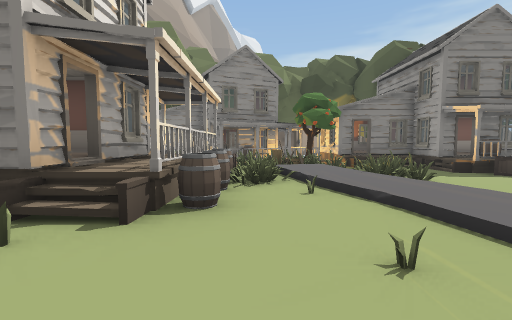
[1] (above)

24 first-person views from a walk through a scene from a Unity 3-D project. The camera is 1.3 m above the floor, tilts 4° down and sees 90° across. The floor is counted in squares, 2 m on a side. Each view is taken from the middle of a square. On the plan, view 1 faces up. The plan holds only what a view shows up to about 9 squares ahead; the rest is blank. The place goes on beyond the plan. The player is left out. Door leaves are left out, so doorways stand open.

[2]
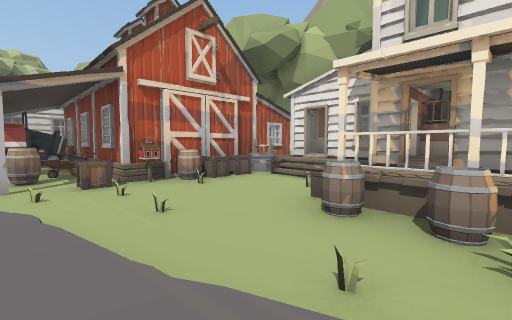

[3]
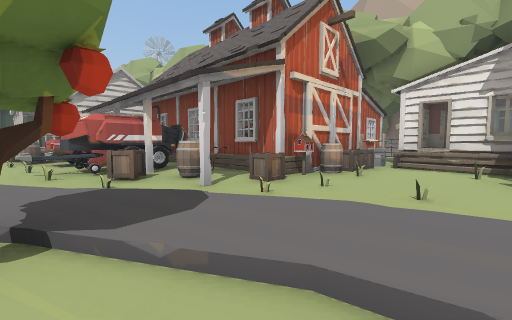

[4]
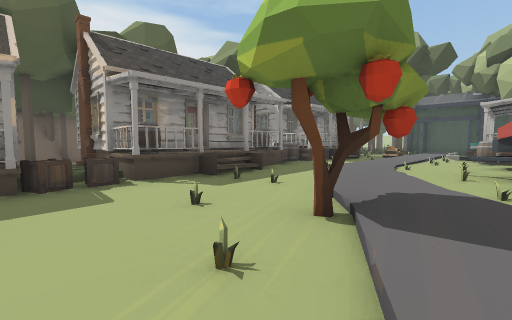

[5]
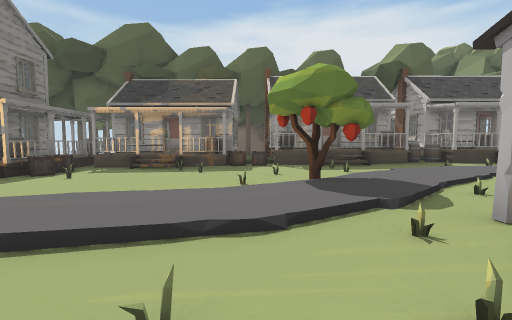

[6]
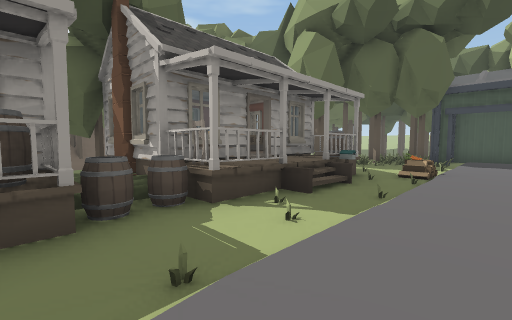

[7]
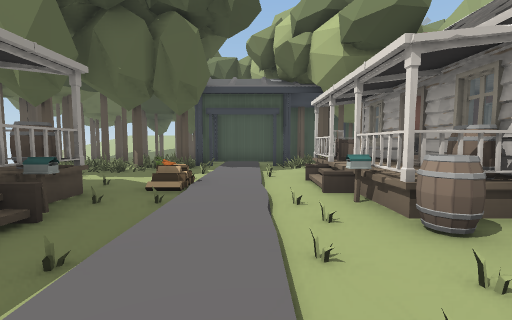

[8]
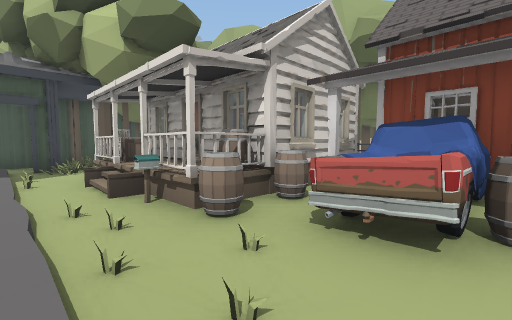

[9]
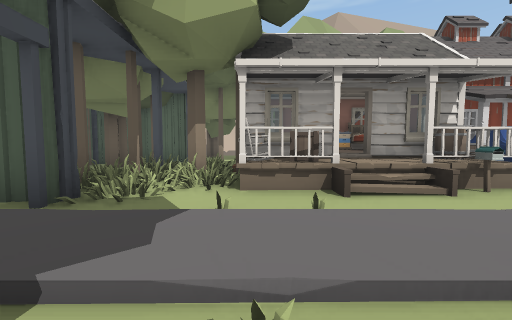

[10]
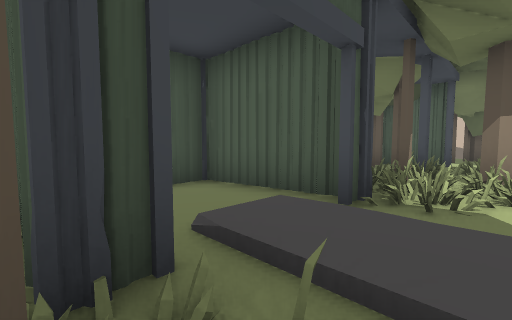

[11]
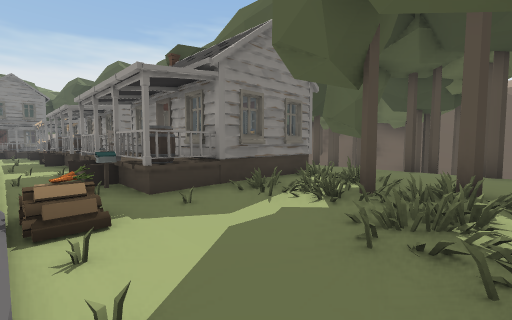

[12]
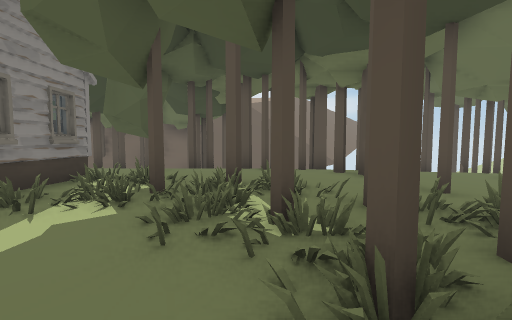

[13]
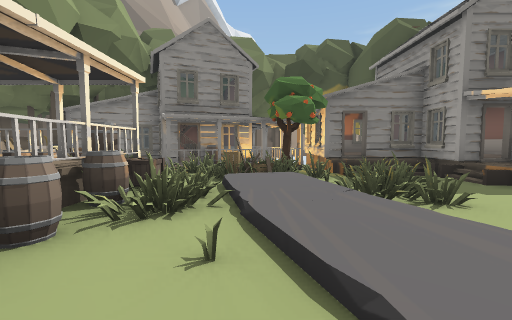

[14]
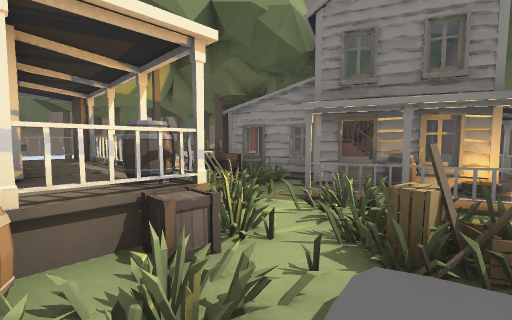

[15]
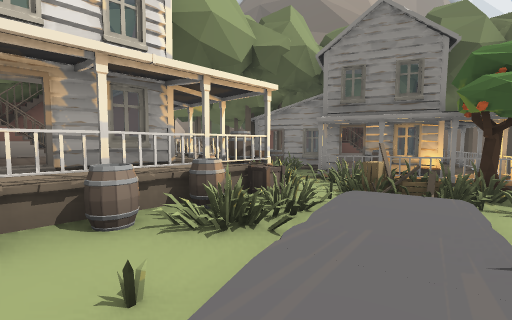

[16]
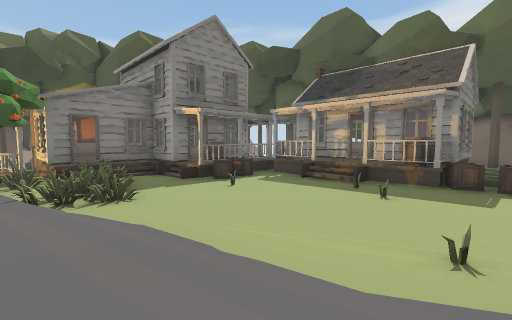

[17]
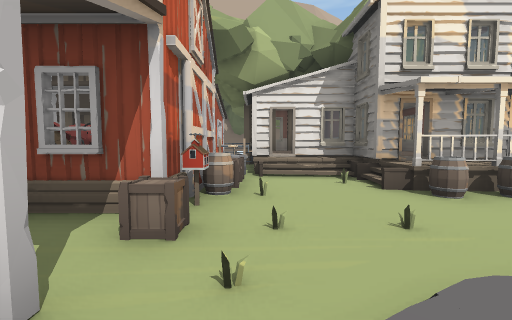

[18]
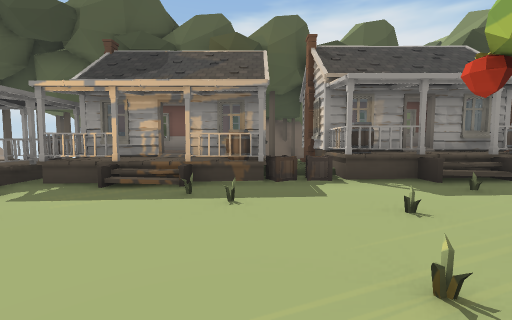

[19]
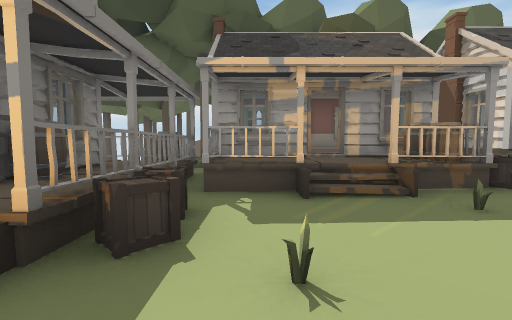

[20]
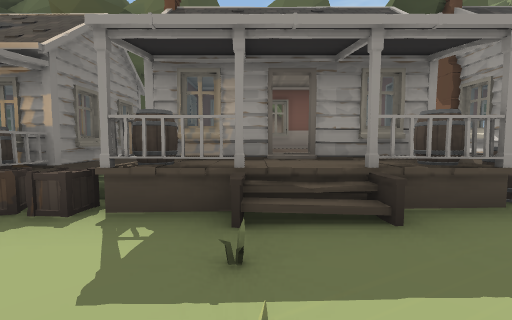

[21]
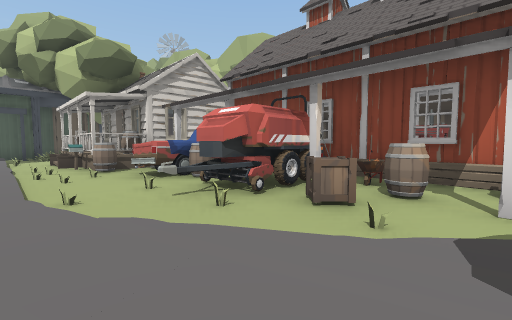

[22]
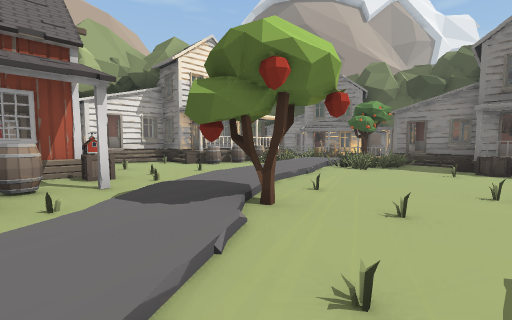

[23]
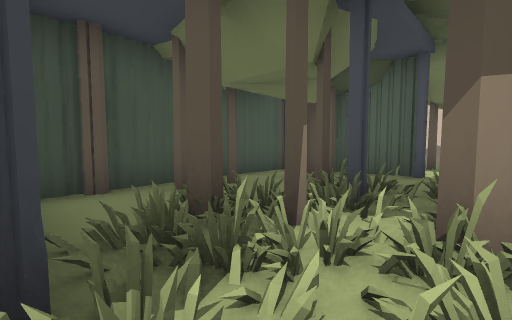

[24]
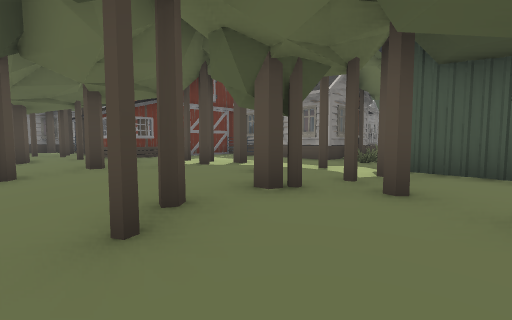

### Floor plan
Key: @ floor where view 1 was taken; # wall or solid block; x gap in a wall; . main floor; : floor 0.25 m higher than the main floor; - floor 0.25 m lower than the main floor; + floor 0.5 m higher than the main floor; _ floor 0.5 m lower than the main floor; * floor 0.75 m higher than the main floor; % floor 1 m higher than the main floor; / step, stairs or slope; D open door; = window, fence, low wall or low ledge; v drop or lower ground; B barrel; T tree; C crate; W well; A barn; H chair; E bed; O other object.
Columns run from 7 left of view 1 to 15 right of it. Each row starts with its distance up from view 1.
 10   =D##DB### D#
  9   #OBODB##DDD#
  8   OOOO###TO/=##
  7 x##O OC-OOO-#D###
  6  #####BO:/OO-C#=#OO
  5  #####BO:/O-O--+= #
  4  #####BO::----/+D*#
  3  ####DB.O:..-O=+#*#
  2  ######..:...O.B###   #
  1  ###D.O.O::OO..CvO..# #
  0  ###W.B@OO:T...B###
 -1   OAWCCAC.::.O==D%#
 -2   AA  OA CBO:.==D%#
 -3    AAOOA OO.:..B#O#
 -4  ..A   AOOOOOO.B
 -5  #.AA  AOBB.:OOH####
 -6 -..A   AOOOO:O/D#
 -7 -...   A#BBBO./*#OO  -#
 -8 -. ... EE#BOOOOB OO..-
 -9 #......O%DD#//OOO.O.
-10 -...#..  DC#OO..OOO..##
-11 -......###H.OO.OO....#
-12 -......OO#O.::.#O#..##
-13 -#x#.x.O##O#DD#.#O..##
-14 -..#x##.####..#OO....#
-15 -  ---####=#--# --x#x#
-16      ########    ----
-17        # ##       _-

Where each view was taken, in squares from view 1:
view 1: 0 up, 0 right, facing up
view 2: 4 up, 2 right, facing down-left
view 3: 2 up, 4 right, facing down-left
view 4: 2 up, 3 right, facing down-right
view 5: 1 up, 0 right, facing right
view 6: 3 down, 5 right, facing down-right
view 7: 5 down, 5 right, facing down
view 8: 5 down, 5 right, facing down-left
view 9: 11 down, 7 right, facing left
view 10: 12 down, 7 right, facing down-left
view 11: 12 down, 6 right, facing up-right
view 12: 12 down, 6 right, facing right
view 13: 2 up, 1 right, facing up
view 14: 5 up, 1 right, facing up-left
view 15: 3 up, 2 right, facing up-left
view 16: 1 up, 2 right, facing up-right
view 17: 0 up, 3 right, facing left
view 18: 2 up, 3 right, facing right
view 19: 5 up, 4 right, facing right
view 20: 1 down, 5 right, facing right
view 21: 1 down, 5 right, facing down-left
view 22: 2 down, 6 right, facing up-left
view 23: 12 down, 4 right, facing down-left
view 24: 15 down, 7 left, facing up-right
